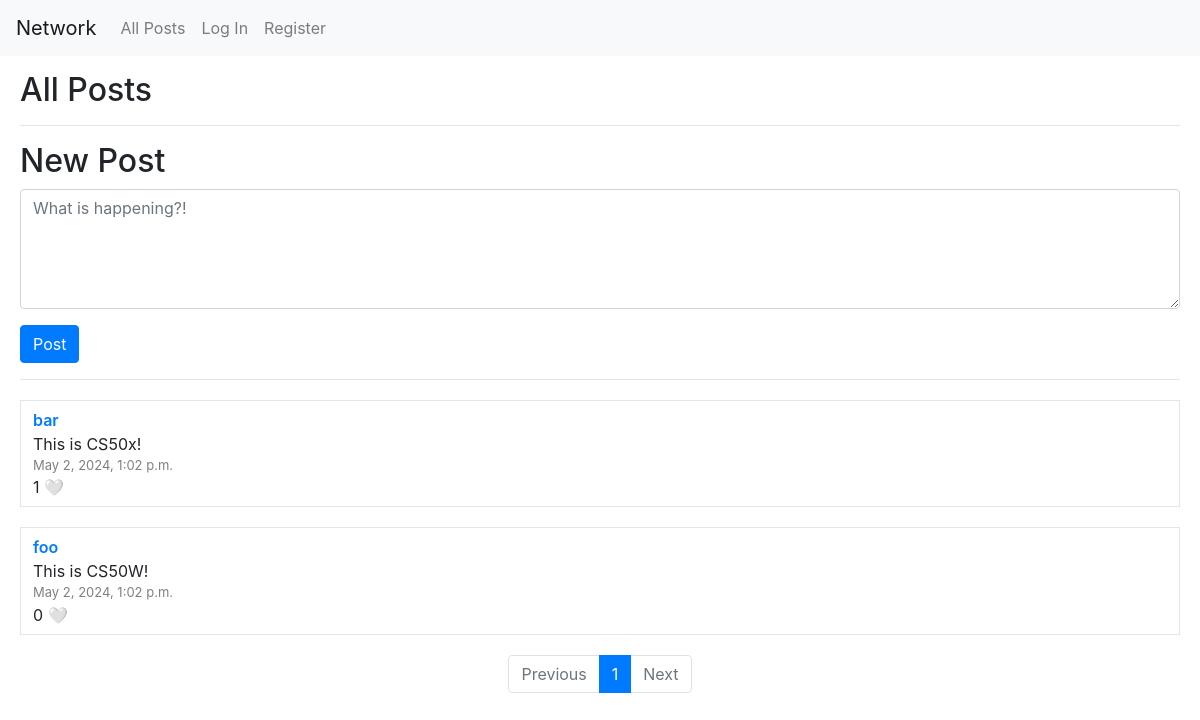
The app's page /, older data.
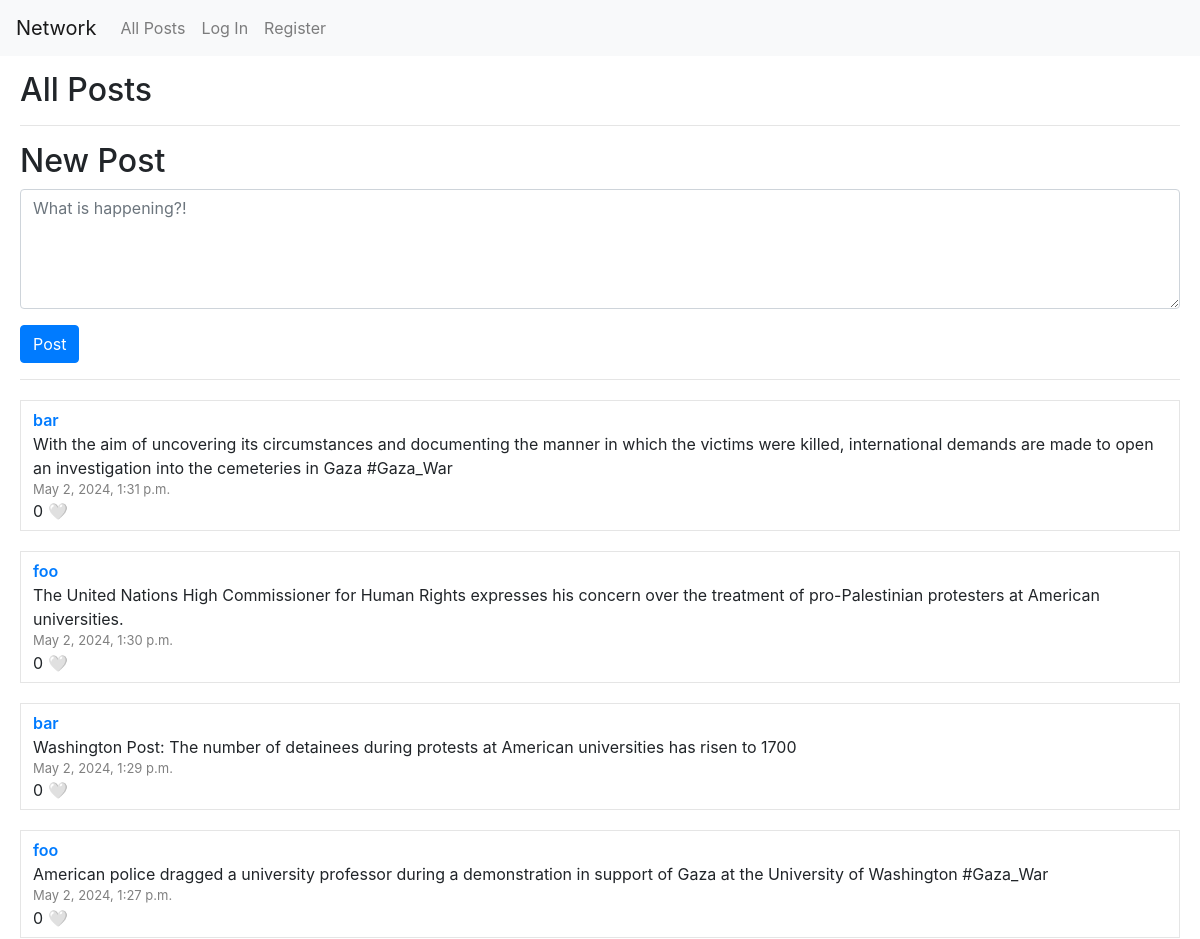
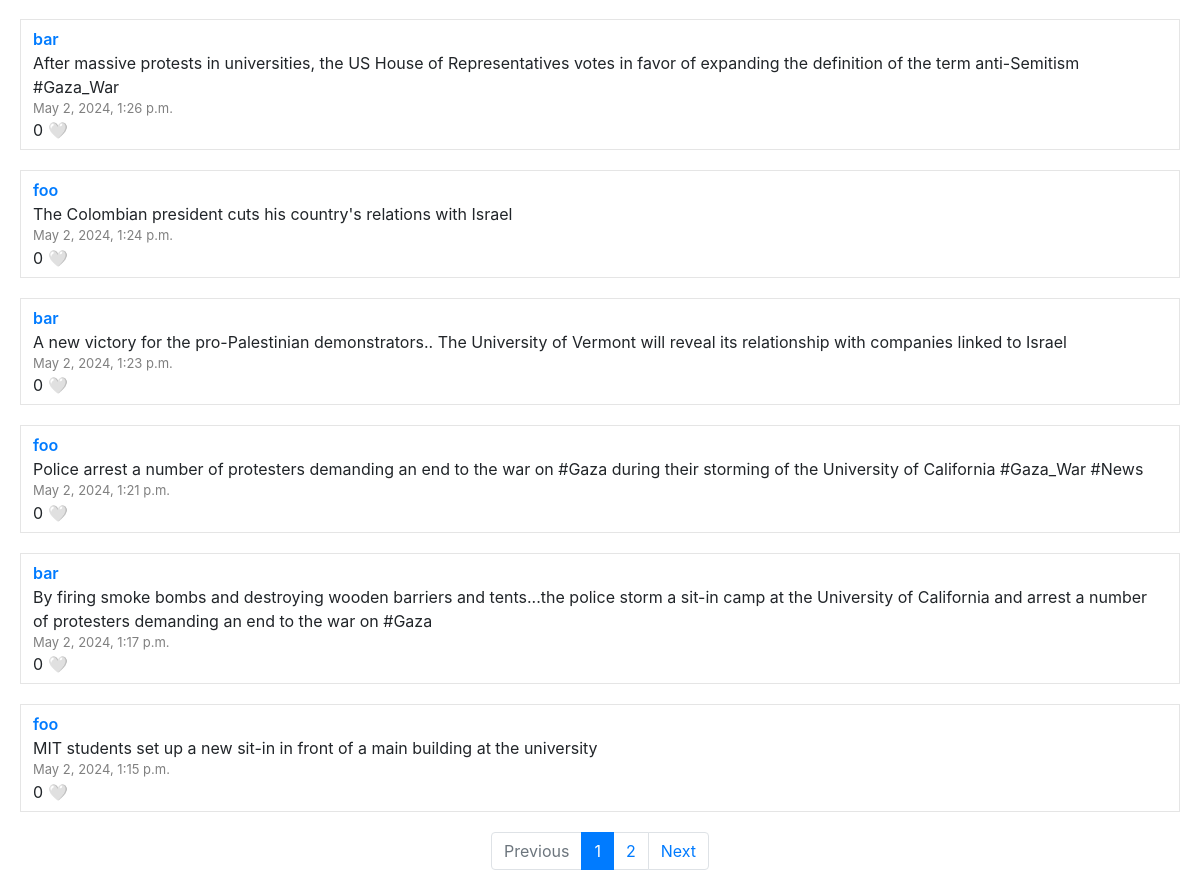
The same page, newer data (2 pictures, top to bottom).
### network/models.py (models this page shows, shortened)
class Post(models.Model):
    poster = models.ForeignKey(User, related_name="posts", on_delete=models.CASCADE, null=False, blank=False)
    content = models.TextField(null=False, blank=False)
    date = models.DateTimeField(auto_now_add=True, editable=False)

class User(AbstractUser):
    following = models.ManyToManyField('self', related_name='followers', symmetrical=False, null=True, blank=True)
    likes = models.ManyToManyField('Post', related_name='liked_by', blank=True)
    def __str__(self):
        return self.username

### network/views.py (the view)
# urls.py: path("", views.index, name="index"),
def index(request, page_number=1):
    posts = Post.objects.all().order_by('-date')
    p = Paginator(posts, posts_count_per_page)
    current_page = p.page(page_number)
    return render(request, "network/index.html", {
        "current_page": current_page,
        "pages": p,
    })

### network/templates/network/index.html (shortened to what this page needs)
{% extends "network/layout.html" %}
{% block body %}
    <h2>All Posts</h2>
    <hr>
    <div id="new_post">
        <h2>New Post</h2>
        <form action="{% url 'new_post' %}" method="post">
            <div class="form-group input-group">
                <textarea required name="content" id="content" class="form-control custom-textarea" placeholder="What is happening?!"></textarea>
            </div>
            <div class="form-group">
                <button class="btn btn-primary" type="submit">Post</button>
            </div>
        </form>
        <hr>
    </div>
    <div id="all_posts">
        {% for post in current_page %}
            <div class="post">
                <div class="poster">
                    <a href="{% url 'profile' post.poster %}">{{ post.poster }}</a>
                </div>
                <div class="content">{{ post.content }}</div>
                <div class="date">{{ post.date }}</div>
                <div class="likes">
                    <span>{{ post.liked_by.count }}</span>
                    {% if post in user.likes.all %}
                        <a class="like-btn" data-id="{{ post.pk }}">❤️</a>
                    {% else %}
                        <a class="like-btn" data-id="{{ post.pk }}">🤍</a>
                    {% endif %}
                </div>
            </div>
        {% empty %}
            <div class="post">
                No posts.
            </div>
        {% endfor %}
        <nav aria-label="Page navigation example">
            <ul class="pagination justify-content-center">
              {% if not current_page.has_previous %}
                <li class="page-item disabled">
                    <a class="page-link" tabindex="-1" aria-disabled="true">Previous</a>
                </li>
              {% else %}
                <li class="page-item">
                    <a class="page-link" href="{% url 'index' current_page.previous_page_number %}" tabindex="-1" aria-disabled="true">Previous</a>
                </li>
              {% endif %}
              {% for i in pages.page_range %}
                {% if current_page.number == i %}
                    <li class="page-item active"><a class="page-link" href="{% url 'index' i %}">{{ i }}</a></li>
                {% else %}
                    <li class="page-item"><a class="page-link" href="{% url 'index' i %}">{{ i }}</a></li>
                {% endif %}
              {% endfor %}
              {% if not current_page.has_next %}
                <li class="page-item disabled">
                    <a class="page-link">Next</a>
                </li>
              {% else %}
                <li class="page-item">
                    <a class="page-link" href="{% url 'index' current_page.next_page_number %}" >Next</a>
                </li>
              {% endif %}
            </ul>
        </nav>
    </div>
{% endblock %}

Row changes from the older to the newer data that the page shows:
no longer on this page (row edited): Post: poster "bar", content "This is CS50x!", date "May 2, 2024, 1:02 p.m.", liked_by.count "1"
no longer on this page (row unchanged): Post: poster "foo", content "This is CS50W!", date "May 2, 2024, 1:02 p.m.", liked_by.count "0"
added Post: poster "bar", content "With the aim of uncovering its circumstances and documenting the manner in which the victims were killed, international demands are made to open an investigation into the cemeteries in Gaza #Gaza_War", date "May 2, 2024, 1:31 p.m.", liked_by.count "0"
added Post: poster "foo", content "The United Nations High Commissioner for Human Rights expresses his concern over the treatment of pro-Palestinian protesters at American universities.", date "May 2, 2024, 1:30 p.m.", liked_by.count "0"
added Post: poster "bar", content "Washington Post: The number of detainees during protests at American universities has risen to 1700", date "May 2, 2024, 1:29 p.m.", liked_by.count "0"
added Post: poster "foo", content "American police dragged a university professor during a demonstration in support of Gaza at the University of Washington #Gaza_War", date "May 2, 2024, 1:27 p.m.", liked_by.count "0"
added Post: poster "bar", content "After massive protests in universities, the US House of Representatives votes in favor of expanding the definition of the term anti-Semitism #Gaza_War", date "May 2, 2024, 1:26 p.m.", liked_by.count "0"
added Post: poster "foo", content "The Colombian president cuts his country's relations with Israel", date "May 2, 2024, 1:24 p.m.", liked_by.count "0"
added Post: poster "bar", content "A new victory for the pro-Palestinian demonstrators.. The University of Vermont will reveal its relationship with companies linked to Israel", date "May 2, 2024, 1:23 p.m.", liked_by.count "0"
added Post: poster "foo", content "Police arrest a number of protesters demanding an end to the war on #Gaza during their storming of the University of California #Gaza_War #News", date "May 2, 2024, 1:21 p.m.", liked_by.count "0"
added Post: poster "bar", content "By firing smoke bombs and destroying wooden barriers and tents...the police storm a sit-in camp at the University of California and arrest a number of protesters demanding an end to the war on #Gaza", date "May 2, 2024, 1:17 p.m.", liked_by.count "0"
added Post: poster "foo", content "MIT students set up a new sit-in in front of a main building at the university", date "May 2, 2024, 1:15 p.m.", liked_by.count "0"
Text that changed along with them:
new list line: "2"
